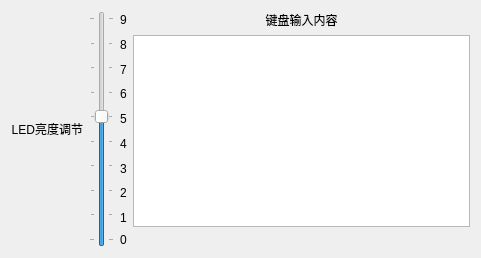
<?xml version="1.0" encoding="UTF-8"?>
<ui version="4.0">
 <class>GUIMainWindow</class>
 <widget class="QWidget" name="GUIMainWindow">
  <property name="geometry">
   <rect>
    <x>0</x>
    <y>0</y>
    <width>481</width>
    <height>258</height>
   </rect>
  </property>
  <property name="sizePolicy">
   <sizepolicy hsizetype="Expanding" vsizetype="Expanding">
    <horstretch>0</horstretch>
    <verstretch>0</verstretch>
   </sizepolicy>
  </property>
  <property name="focusPolicy">
   <enum>Qt::TabFocus</enum>
  </property>
  <property name="windowTitle">
   <string>接口综合实验GUI</string>
  </property>
  <layout class="QGridLayout" name="gridLayout">
   <item row="7" column="10">
    <widget class="QLabel" name="label_4">
     <property name="text">
      <string>9</string>
     </property>
    </widget>
   </item>
   <item row="8" column="10">
    <widget class="QLabel" name="label_3">
     <property name="text">
      <string>8</string>
     </property>
    </widget>
   </item>
   <item row="12" column="10">
    <widget class="QLabel" name="label_8">
     <property name="text">
      <string>4</string>
     </property>
    </widget>
   </item>
   <item row="13" column="10">
    <widget class="QLabel" name="label_9">
     <property name="text">
      <string>3</string>
     </property>
    </widget>
   </item>
   <item row="16" column="10">
    <widget class="QLabel" name="label_12">
     <property name="text">
      <string>0</string>
     </property>
    </widget>
   </item>
   <item row="15" column="10">
    <widget class="QLabel" name="label_11">
     <property name="text">
      <string>1</string>
     </property>
    </widget>
   </item>
   <item row="14" column="10">
    <widget class="QLabel" name="label_10">
     <property name="text">
      <string>2</string>
     </property>
    </widget>
   </item>
   <item row="7" column="8" rowspan="10">
    <widget class="QLabel" name="label">
     <property name="text">
      <string>LED亮度调节</string>
     </property>
     <property name="alignment">
      <set>Qt::AlignRight|Qt::AlignTrailing|Qt::AlignVCenter</set>
     </property>
    </widget>
   </item>
   <item row="10" column="10">
    <widget class="QLabel" name="label_6">
     <property name="text">
      <string>6</string>
     </property>
    </widget>
   </item>
   <item row="11" column="10">
    <widget class="QLabel" name="label_7">
     <property name="text">
      <string>5</string>
     </property>
    </widget>
   </item>
   <item row="9" column="10">
    <widget class="QLabel" name="label_5">
     <property name="text">
      <string>7</string>
     </property>
    </widget>
   </item>
   <item row="7" column="11">
    <widget class="QLabel" name="label_2">
     <property name="text">
      <string>键盘输入内容</string>
     </property>
     <property name="alignment">
      <set>Qt::AlignCenter</set>
     </property>
    </widget>
   </item>
   <item row="7" column="9" rowspan="10">
    <widget class="QSlider" name="verticalSlider_period">
     <property name="statusTip">
      <string>水电费</string>
     </property>
     <property name="whatsThis">
      <string>水电费发送</string>
     </property>
     <property name="layoutDirection">
      <enum>Qt::LeftToRight</enum>
     </property>
     <property name="autoFillBackground">
      <bool>true</bool>
     </property>
     <property name="minimum">
      <number>0</number>
     </property>
     <property name="maximum">
      <number>9</number>
     </property>
     <property name="pageStep">
      <number>1</number>
     </property>
     <property name="value">
      <number>5</number>
     </property>
     <property name="sliderPosition">
      <number>5</number>
     </property>
     <property name="tracking">
      <bool>false</bool>
     </property>
     <property name="orientation">
      <enum>Qt::Vertical</enum>
     </property>
     <property name="invertedAppearance">
      <bool>false</bool>
     </property>
     <property name="invertedControls">
      <bool>true</bool>
     </property>
     <property name="tickPosition">
      <enum>QSlider::TicksBothSides</enum>
     </property>
     <property name="tickInterval">
      <number>1</number>
     </property>
    </widget>
   </item>
   <item row="8" column="11" rowspan="8">
    <widget class="QPlainTextEdit" name="textEdit_text">
     <property name="readOnly">
      <bool>true</bool>
     </property>
    </widget>
   </item>
  </layout>
 </widget>
 <resources/>
 <connections/>
</ui>
